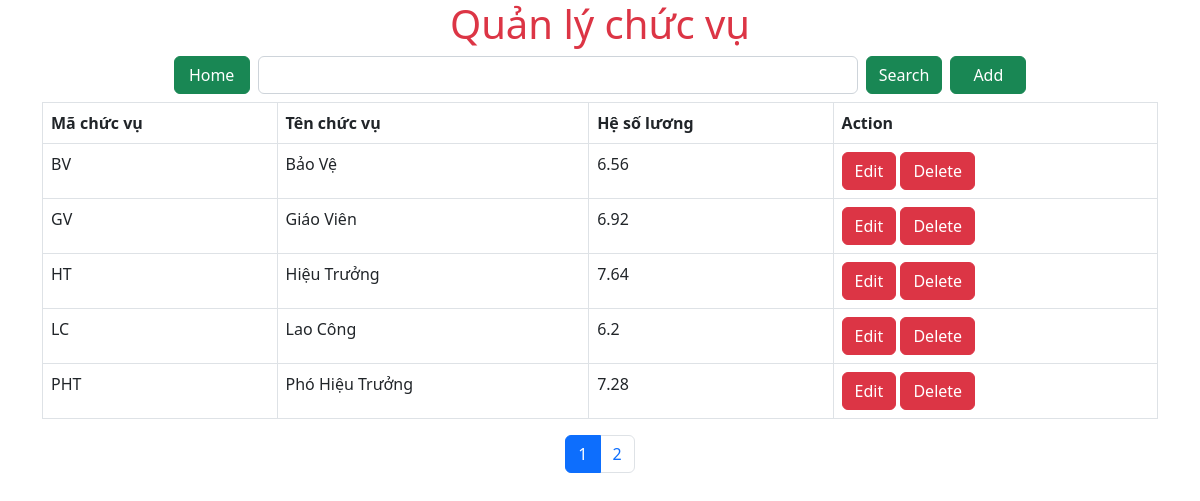
The app's page /qlns/app/Views/chucvu/chucvu.php with its own data.
### tables this page shows
CREATE TABLE `luong` (
  `id` int(6) NOT NULL,
  `heSoLuong` float UNSIGNED DEFAULT NULL,
  `maCV` char(15) DEFAULT NULL
);

CREATE TABLE `chucvu` (
  `maCV` char(15) NOT NULL,
  `tenCV` varchar(50) DEFAULT NULL
);

### qlns/app/Views/chucvu/chucvu.php (the view, shortened to what this page needs)
<!DOCTYPE html>
<html lang="en">
<head>
    <link href="../../../public/Style/style.css" rel="stylesheet">
    <link href="https://cdn.jsdelivr.net/npm/bootstrap@5.2.1/dist/css/bootstrap.min.css" rel="stylesheet">
</head>
<body>
<div class="container">
    <h1 class="text-center text-danger" data-wow-duration="1s">Quản lý chức vụ</h1>
    <div class="d-flex mb-2 center">
        <a href="http://localhost/qlns/" class="btn btn-success me-2" style="width: 76.05px; height: 38px;">Home</a>
        <form method="POST" action="http://localhost/qlns/app/Views/chucvu/searchChucvu.php" class="d-flex">
            <input class="form-control me-2" name="key" style="width: 600px;">
            <button class="btn btn-success" type="submit">Search</button>
        </form>
        <a href="http://localhost/qlns/app/Views/chucvu/addChucvu.php" class="btn btn-success ms-2" style="width: 76.05px; height: 38px;">Add</a>
    </div>
    <table class="table table-bordered table-condensed">
        <thead>
        <tr>
            <th>Mã chức vụ</th>
            <th>Tên chức vụ</th>
            <th>Hệ số lương</th>
            <th>Action</th>
        </tr>
        </thead>
        <tbody>
        <?php
        $chucvuController = new chucvuController();
        $conn = $chucvuController->createPDO();
        $per_page = !empty($_GET['per_page']) && $_GET['per_page']>0 ?$_GET['per_page']:5;
        $current_page = !empty($_GET['current_page'])?$_GET['current_page']:1;
        $offset = ($current_page - 1) * $per_page;
        $sql = "SELECT chucvu.maCV, chucvu.tenCV, luong.heSoLuong, luong.id
                FROM chucvu, luong
                WHERE chucvu.maCV = luong.maCV
                ORDER BY maCV ASC LIMIT " . $per_page . " OFFSET " . $offset ;
        $stmt = $conn->prepare($sql);
        $stmt->execute();
        $sql1 = "SELECT * FROM chucvu";
        $total = $conn->prepare($sql1);
        $total->execute();
        $total = $total->rowCount();
        $num_page = ceil($total/$per_page);
        while($item = $stmt-> fetch(PDO::FETCH_ASSOC)) {
            echo
                "<tr>
                    <td>" . $item['maCV'] . "</td>
                    <td>" . $item['tenCV'] . "</td>
                    <td>" . $item['heSoLuong'] . "</td>
                    <td><a class='btn btn-danger' href='http://localhost/qlns/app/Views/chucvu/editChucvu.php/?macv=" . $item['maCV'] . "&id=" . $item['id'] . "&per_page=" . $per_page . "&current_page=" . $current_page . "'>Edit</a>
                        <a class='btn btn-danger' href='http://localhost/qlns/app/Views/chucvu/deleteChucvu.php/?macv=" . $item['maCV'] . "&id=" . $item['id'] . "&per_page=" . $per_page . "&current_page=" . $current_page . "'>Delete</a>
                    </td>
                </tr>";
        }
        ?>
        </tbody>
    </table>
    <ul class="pagination" style="display: flex; justify-content: center; align-items: center;">
        <?php for ($i = 1; $i <= $num_page; $i++){ ?>
            <?php if($i != $current_page){ ?>
                <li class="page-item"><a class="page-link" href="?per_page=<?= $per_page ?>&current_page=<?= $i ?>"><?= $i ?></a></li>
            <?php } else { ?>
                <li class="page-item active"><a class="page-link" href="?per_page=<?= $per_page ?>&current_page=<?= $i ?>"><?= $i ?></a></li>
            <?php } ?>
        <?php } ?>
    </ul>
</div>
</body>
</html>

### qlns/public/Style/style.css (style rules this page uses)
.center { display: flex; justify-content: center; align-items: center; }

### records on screen
luong: maCV.maCV "BV", maCV.tenCV "Bảo Vệ", heSoLuong "6.56"
luong: maCV.maCV "GV", maCV.tenCV "Giáo Viên", heSoLuong "6.92"
luong: maCV.maCV "HT", maCV.tenCV "Hiệu Trưởng", heSoLuong "7.64"
luong: maCV.maCV "LC", maCV.tenCV "Lao Công", heSoLuong "6.2"
luong: maCV.maCV "PHT", maCV.tenCV "Phó Hiệu Trưởng", heSoLuong "7.28"
